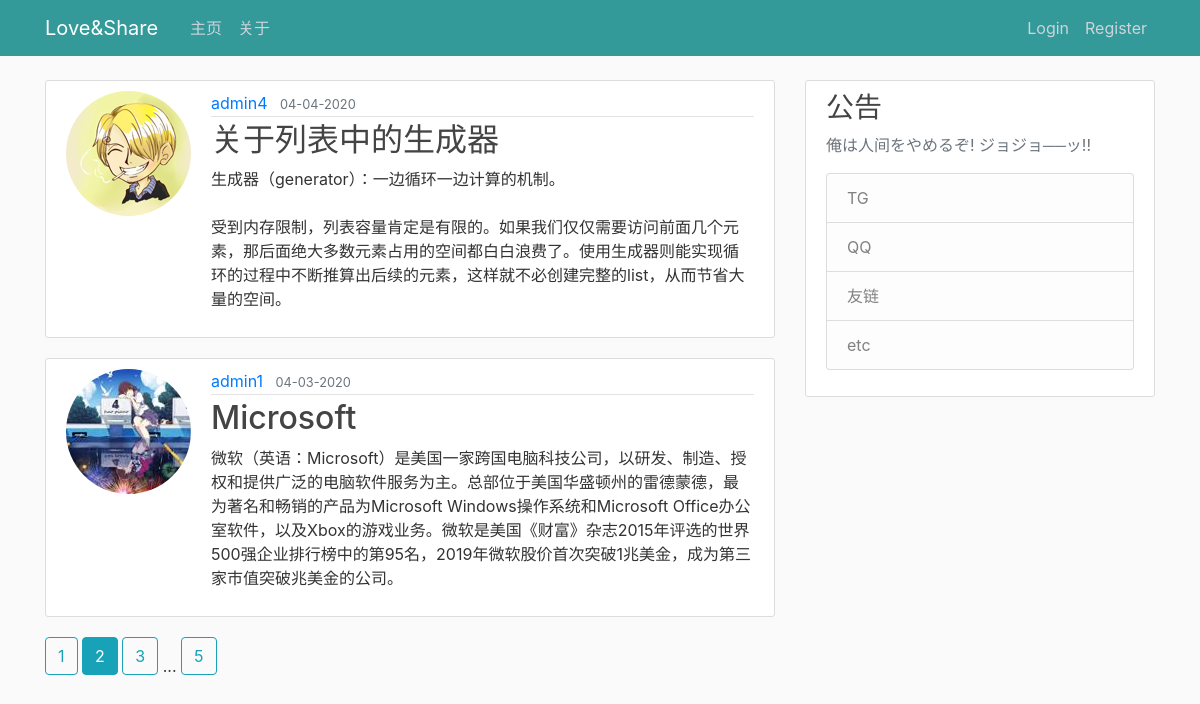
Screenshot of /?page=2 with the database file from the repository.
### flaskblog/models.py (models this page shows, shortened)
class Post(db.Model):
    __tablename__ = 'post'
    id = db.Column(db.Integer, primary_key=True)
    title = db.Column(db.String(100), nullable=False)
    date_posted = db.Column(db.DateTime, nullable=False, default=datetime.utcnow)
    content = db.Column(db.Text, nullable=False)
    user_id = db.Column(db.Integer, db.ForeignKey('user.id'), nullable=False)

class User(db.Model, UserMixin):
    __tablename__ = 'user'
    id = db.Column(db.Integer, primary_key=True)
    username = db.Column(db.String(20), unique=True, nullable=False)
    email = db.Column(db.String(120), unique=True, nullable=False)
    image_file = db.Column(db.String(20), nullable=False, default='default.jpg')
    password = db.Column(db.String(60), nullable=False)
    posts = db.relationship('Post', backref='author', lazy=True)

### flaskblog/routes.py (the view)
@app.route('/')
def home():
    page = request.args.get('page', 1, type=int)
    posts = Post.query.order_by(Post.date_posted.desc()).paginate(page=page, per_page=2)
    return render_template('home.html', posts=posts)

### flaskblog/templates/home.html
{% extends "layout.html" %}
{% block content_main %}
    {% for post in posts.items %}
        <article class="media content-section">
          <img class="rounded-circle account-img" src="{{ url_for('static', filename='profile_pictures/' + post.author.image_file) }}">
          <div class="media-body">
            <div class="article-metadata">
              <a class="mr-2" href="{{ url_for('user_posts', username=post.author.username) }}">{{ post.author.username }}</a>
              <small class="text-muted">{{ post.date_posted.strftime('%m-%d-%Y') }}</small>
            </div>
            <h2><a class="article-title" href="{{ url_for('post', post_id=post.id) }}">{{ post.title }}</a></h2>
            <p class="article-content">{{ post.content }}</p>
          </div>
        </article>
    {% endfor %}
    {% for page_num in posts.iter_pages(left_edge=1, right_edge=1, left_current=1, right_current=2) %}
      {% if page_num %}
        {% if posts.page == page_num %}
          <a class="btn btn-info mb-4" href="{{ url_for('home', page=page_num) }}">{{ page_num }}</a>
        {% else %}
          <a class="btn btn-outline-info mb-4" href="{{ url_for('home', page=page_num) }}">{{ page_num }}</a>
        {% endif %}
      {% else %}
        ...
      {% endif %}
    {% endfor %}
{% endblock %}

### flaskblog/templates/layout.html (shortened to what this page needs)
{% extends "bootstrap/base.html" %}
{% block styles %}
    <link rel="stylesheet" href="https://maxcdn.bootstrapcdn.com/bootstrap/4.0.0/css/bootstrap.min.css">
    <link rel="stylesheet" type="text/css" href="{{ url_for('static', filename='main.css') }}">
{% endblock %}
{% block body %}
    {% block navbar %}
        <header class="site-header">
          <nav class="navbar navbar-expand-md navbar-dark bg-steel fixed-top">
            <div class="container">
              <a class="navbar-brand mr-4" href="/">Love&Share</a>
              <div class="collapse navbar-collapse" id="navbarToggle">
                <div class="navbar-nav mr-auto">
                  <a class="nav-item nav-link" href="{{ url_for('home') }}">主页</a>
                  <a class="nav-item nav-link" href="{{ url_for('about') }}">关于</a>
                </div>
                <div class="navbar-nav">
                    {% if current_user.is_authenticated %}
                        <a class="nav-item nav-link" href="{{ url_for('new_post') }}">发布</a>
                        <a class="nav-item nav-link" href="{{ url_for('account') }}">{{ current_user.username }}</a>
                        <a class="nav-item nav-link" href="{{ url_for('logout') }}">注销</a>
                    {% else %}
                        <a class="nav-item nav-link" href="{{ url_for('login') }}">Login</a>
                        <a class="nav-item nav-link" href="{{ url_for('register') }}">Register</a>
                    {% endif %}
                </div>
              </div>
            </div>
          </nav>
        </header>
    {% endblock %}
    {% block content %}
        <main role="main" class="container">
          <div class="row">
            <div class="col-md-8">
                {% block content_main %}{% endblock %}
            </div>
            <div class="col-md-4">
              <div class="content-section">
                <h3>公告</h3>
                <p class='text-muted'>俺は人间をやめるぞ! ジョジョ──ッ!!
                  <ul class="list-group">
                    <li class="list-group-item list-group-item-light">TG</li>
                    <li class="list-group-item list-group-item-light">QQ</li>
                    <li class="list-group-item list-group-item-light">友链</li>
                    <li class="list-group-item list-group-item-light">etc</li>
                  </ul>
                </p>
              </div>
            </div>
          </div>
        </main>
    {% endblock %}
{% endblock %}

### flaskblog/static/main.css (style rules this page uses)
body { background: #fafafa; color: #333333; margin-top: 5rem; }
h1, h2, h3, h4, h5, h6 { color: #444444; }
.bg-steel { background-color: #339999; }
.site-header .navbar-nav .nav-link { color: #cbd5db; }
.content-section { background: #ffffff; padding: 10px 20px; border: 1px solid #dddddd; border-radius: 3px; margin-bottom: 20px; }
.article-title { color: #444444; }
.article-content { white-space: pre-line; }
.article-metadata { padding-bottom: 1px; margin-bottom: 4px; border-bottom: 1px solid #e3e3e3 }
.account-img { height: 125px; width: 125px; margin-right: 20px; margin-bottom: 16px; }

### rows the page displays
Post: image_file (picture), author.username "admin4", date_posted "04-04-2020", title "关于列表中的生成器", content "生成器（generator）：一边循环一边计算的机制。 受到内存限制，列表容量肯定是有限的。如果我们仅仅需要访问前面几个元素，那后面绝大多数元素占用的空间都白白浪费了。使用生成器则能实现循环的过程中不断推算出后续的元素，这样就不必创建完整的list，从而节省大量的空间。"
Post: image_file (placeholder picture), author.username "admin1", date_posted "04-03-2020", title "Microsoft", content "微软（英语：Microsoft）是美国一家跨国电脑科技公司，以研发、制造、授权和提供广泛的电脑软件服务为主。总部位于美国华盛顿州的雷德蒙德，最为著名和畅销的产品为Microsoft Windows操作系统和Microsoft Office办公室软件，以及Xbox的游戏业务。微软是美国《财富》杂志2015年评选的世界500强企业排行榜中的第95名，2019年微软股价首次突破1兆美金，成为第三家市值突破兆美金的公司。"

### other values shown
{{ page_num }} "1" "3" "5"
{{ page_num }} "2"
